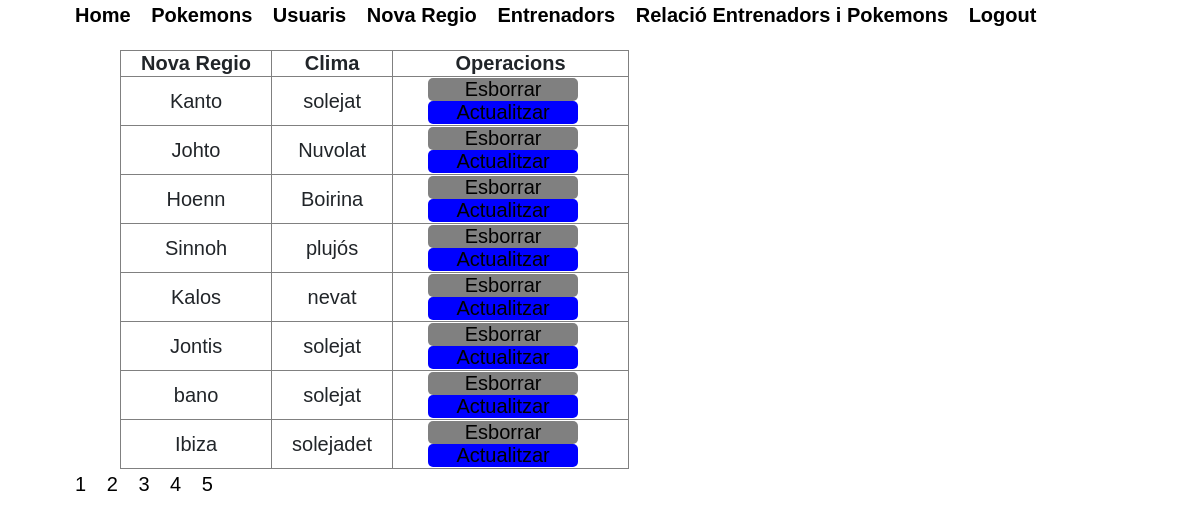
The app's page /pokemon/regions/llistatRegions.php (signed in) with its own data.
### tables this page shows
CREATE TABLE `regions` (
  `id_region` int NOT NULL,
  `nom` varchar(50) NOT NULL,
  `clima` varchar(50) NOT NULL
);

### pokemon/ModelPokemon.php (called while the page is built, shortened)
<?php
class ModelPokemon {
  private $usuari="root";
  private $password="usuari";
  private $database ="pokemon";
  private $host = "localhost";
  protected $bd;
  protected $table = "";
  public function __construct() {
    try {
      $this->bd = new PDO('mysql:host='.$this->host.';dbname='.$this->database,
                   $this->usuari,
                   $this->password);
    }
    catch(PDOException $e) {
      echo "Error de connexió";
      exit;
    }
  }
  public function getAll() {
    $sql = "select * from ".$this->table;
    $query = $this->bd->query($sql);
    $resultat = $query->fetchAll(PDO::FETCH_ASSOC);
    return $resultat;
  }
  public function numPages($num_regs) {
    $sql = "select count(*),count(*) from ".$this->table;
    $resultat = $this->bd->prepare($sql);
    $resultat->execute();
    $reg = $resultat->fetch(PDO::FETCH_NUM);
    $total_regs = $reg[0];
    $total_pags = ceil($total_regs / $num_regs);
    return $total_pags;
  }
  public function getPage($pagina, $numRegs) {
    $inici = ($pagina - 1) * $numRegs;
    $sentencia = $this->bd->prepare("SELECT * from ".$this->table." LIMIT :ini, :numr");
    $sentencia->bindValue(':ini', $inici, PDO::PARAM_INT);
    $sentencia->bindValue(':numr', $numRegs, PDO::PARAM_INT);
    $sentencia->execute();
    $resultat = $sentencia->fetchAll(PDO::FETCH_ASSOC);
    return $resultat;
    }
}

### pokemon/regions/llistatRegions.php (the view, shortened to what this page needs)
<link rel="stylesheet" href="../CSS/styles.css">
<?php
$model = new Regio();
$resultat = $model->getAll();
$numPages = $model->numPages(2);
$page = 1;
$resultat = $model->getPage($page,8);
?>
<a id="naveg" href="../index.php">Home</a>
<a id="naveg" href="../pokemons/llistatPokemons.php">Pokemons</a>
<a id="naveg" href="../usuaris/llistatUsuaris.php">Usuaris</a>
<a id="naveg" href="altaRegio.php">Nova Regio</a>
<a id="naveg" href="../entrenadors/llistatEntrenadors.php">Entrenadors</a>
<a id="naveg" href="../Te/llistatPokemonEntrenador.php">Relació Entrenadors i Pokemons</a>
<a id="naveg" href="../desconnectar.php">Logout</a>
<table border=1>
	<tr>
		<td class="title">Nova Regio</td>
		<td class="title">Clima</td>
		<td class="title">Operacions</td>
	</tr>
	<?php  foreach($resultat as $regio) {
	?>
		<tr>
			<td><?=$regio['nom']?></td>
			<td><?=$regio['clima']?></td>
			<td><a id="botdel" href="esborraRegio.php?id_region=<?=$regio['id_region']?>">Esborrar</a>
				<a id="botact" href="mostraRegio.php?id_region=<?=$regio['id_region']?>">Actualitzar</a>
			</td>
		</tr>
	<?php }  ?>
</table>
<?php
          for ($i=1; $i<=$numPages; $i++) {
          echo "<a href='llistatRegions.php?&page=".$i."' >".$i."</a> ";
      }
?>

### pokemon/CSS/styles.css (style rules this page uses)
table { margin-top: 20px; margin-left: 60px; }
td { text-align: center; font-size: 20px; font-family: Arial, sans-serif; padding-left:20px; padding-right:20px; }
.title { font-weight: bold; }
a { color: black; text-decoration: none; margin-left: 15px; font-size: 20px; font-family: Arial, sans-serif; }
#botdel { background-color: gray; border-radius: 5px; margin-right: 30px; width: 150px; }
#botact { background-color: blue; border-radius: 5px; margin-right: 30px; width: 150px; }
td a { width: 100%; display: block; text-align: center; }
a#naveg { font-family: Arial, sans-serif; font-size: 20px; font-weight: bold; }

### records on screen
regions: nom "Kanto", clima "solejat"
regions: nom "Johto", clima "Nuvolat"
regions: nom "Hoenn", clima "Boirina"
regions: nom "Sinnoh", clima "plujós"
regions: nom "Kalos", clima "nevat"
regions: nom "Jontis", clima "solejat"
regions: nom "bano", clima "solejat"
regions: nom "Ibiza", clima "solejadet"
